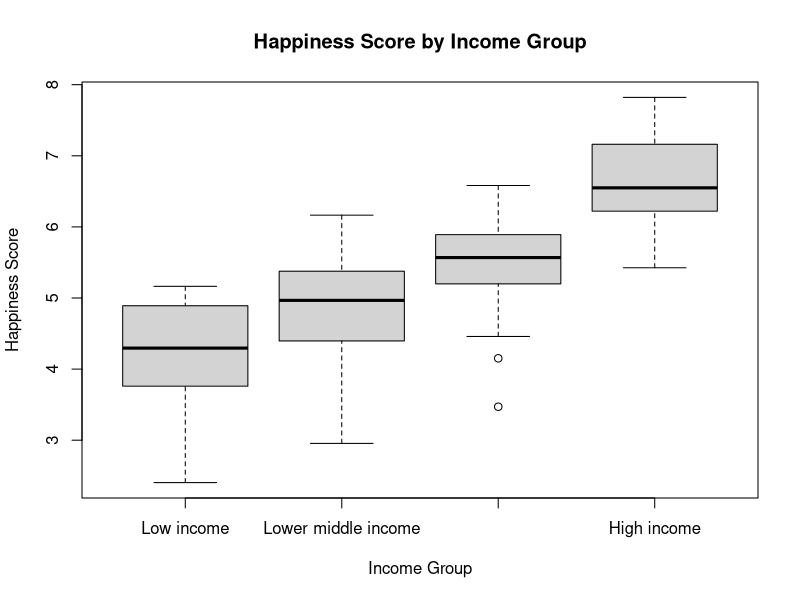
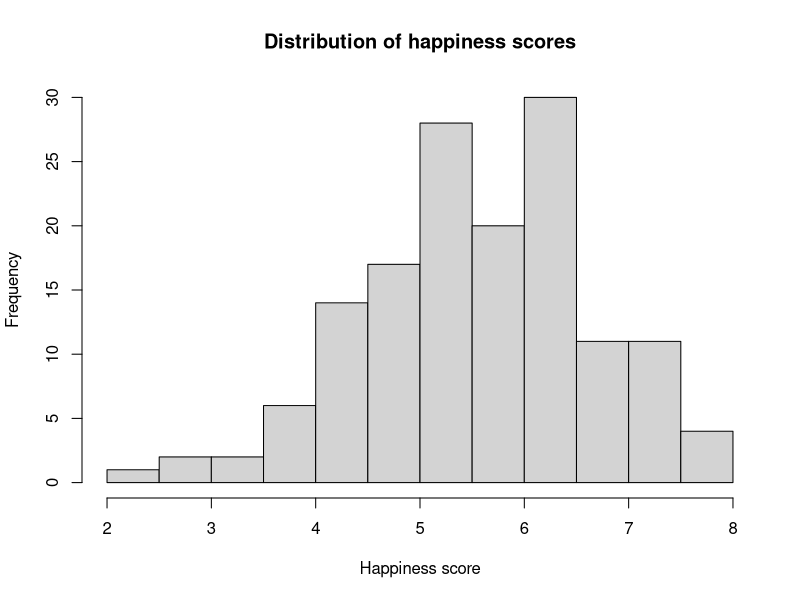

Recreate these plots in R, in order.
# Step 1: working directory and load the happiness dataset
setwd("C:/Users/Owner/OneDrive - University of Hertfordshire/MCS/Team Research and Development/Grop project/Group-A23")

hapiness_report_2022 <- read.csv("hapiness_report_2022.csv")

# Step 2: quick check of the data
head(hapiness_report_2022)
colnames(hapiness_report_2022)

# Step 3: clean column name and count unique countries
colnames(hapiness_report_2022)[2] <- "happiness_score"

n_countries <- length(unique(hapiness_report_2022$country))
n_countries

# Step 4: clean dataset (remove rows with missing income)
hapiness_clean <- subset(hapiness_report_2022, !is.na(income))

nrow(hapiness_clean)
summary(hapiness_clean)

# Step 5: descriptive statistics of happiness by income group
library(dplyr)

group_stats <- hapiness_clean %>%
  group_by(income) %>%
  summarise(
    n_countries   = n(),
    mean_happiness = mean(happiness_score, na.rm = TRUE),
    sd_happiness   = sd(happiness_score, na.rm = TRUE)
  )

group_stats

# Step 6: boxplot of happiness score by income group
hapiness_clean$income <- factor(
  hapiness_clean$income,
  levels = c("Low income",
             "Lower middle income",
             "Upper middle income",
             "High income"),
  ordered = TRUE
)

boxplot(happiness_score ~ income,
        data  = hapiness_clean,
        main  = "Happiness Score by Income Group",
        xlab  = "Income Group",
        ylab  = "Happiness Score")

# Step 7: histogram of overall happiness scores
hist(hapiness_clean$happiness_score,
     main = "Distribution of happiness scores",
     xlab = "Happiness score")

# Step 8: One-way ANOVA to test difference in mean happiness across income groups
anova_model <- aov(happiness_score ~ income, data = hapiness_clean)
summary(anova_model)

# Step 9: Tukey post-hoc test for pairwise income group comparisons
tukey_results <- TukeyHSD(anova_model)
tukey_results

